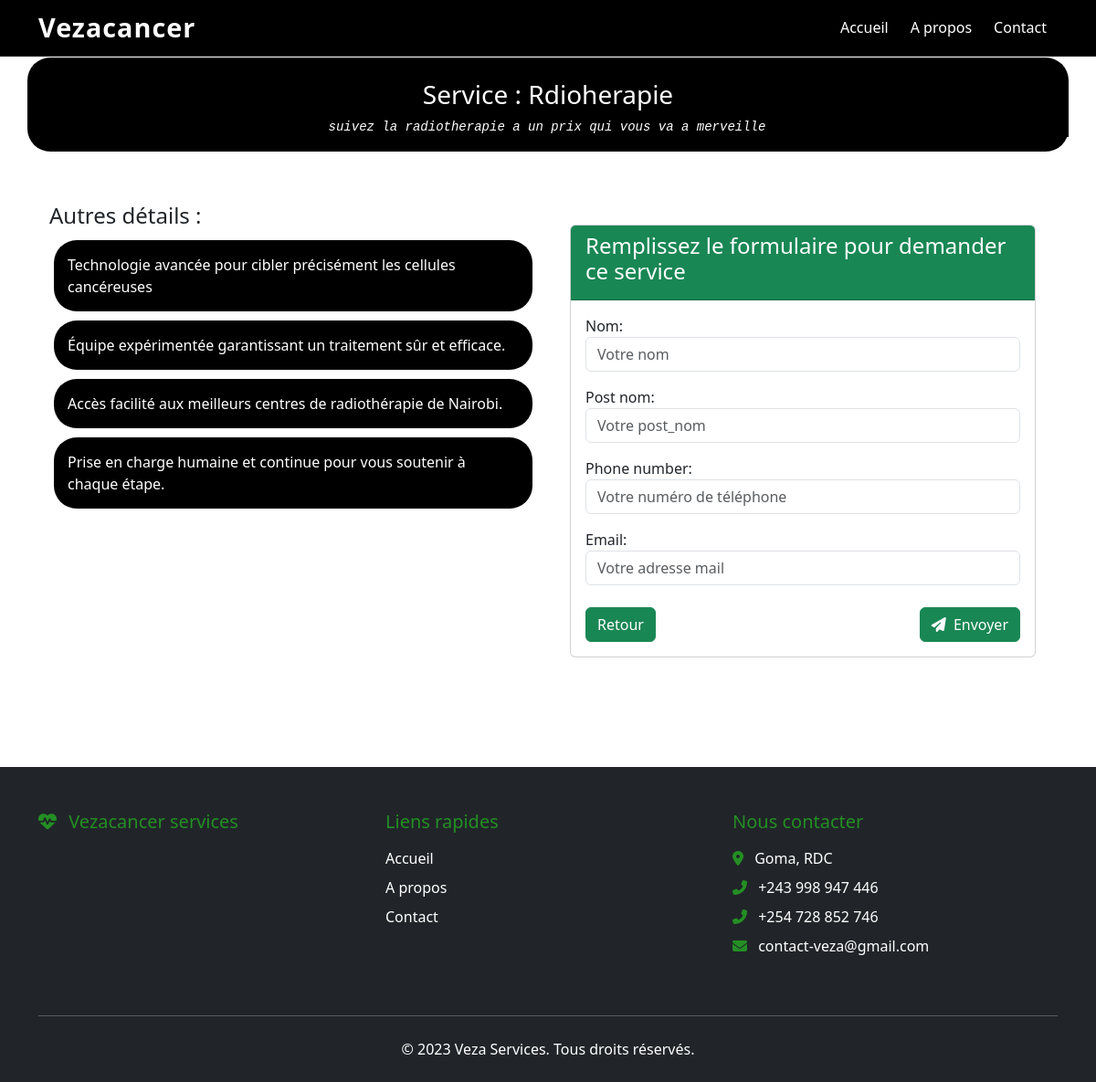
/service/4dea1c40-0403-47d7-9f97-4abc35b5c023/demander-service/, run on the app's committed database.
### app_sk/models.py (models this page shows, shortened)
class Service(models.Model):
    id = models.UUIDField(primary_key=True, default=uuid.uuid4, editable=False, unique=True)
    nom = models.CharField(max_length=50, blank=False, null=False)
    description = models.TextField(max_length=200, blank=False, null=False)
    phrasePhare = models.CharField(max_length=60, blank=True, null=True)
    disponible = models.BooleanField(default=False)
    image = models.ImageField(upload_to="services/", null=True, blank=True)
    prix1 = models.IntegerField(blank=True, null=True)
    prix2 = models.IntegerField(blank=True, null=True)

class DetailService(models.Model):
    id = models.UUIDField(primary_key=True, default=uuid.uuid4, editable=False, unique=True)
    service = models.ForeignKey(Service, on_delete=models.CASCADE, related_name="services", null=True)
    detail = models.CharField(max_length=100, blank=False, null=False)
    def __str__(self):
        return f"{self.detail}"

class DemanderServicer(models.Model):
    id = models.UUIDField(primary_key=True, default=uuid.uuid4, editable=False, unique=True)
    service = models.ForeignKey(Service, on_delete=models.CASCADE, related_name="demandeservices")
    nom = models.CharField(max_length=30, blank=False, null=False)
    post_nom = models.CharField(max_length=30, blank=False, null=False)
    phone_number = models.CharField(blank=False, null=False)
    email = models.EmailField(blank=False, null=False)
    date = models.DateTimeField(auto_now_add=True)

### app_sk/views.py (the view)
# urls.py: path('service/<uuid:service_id>/demander-service/', views.demander_service, name="demander_service"),
def demander_service(request, service_id):
    service = get_object_or_404(Service, id=service_id)
    details = service.services.all()
    if request.method == "POST" :
        form = DemandeServiceForm(request.POST)
        if form.is_valid():
            demande = form.save(commit=False)
            demande.service = service
            demande.save()
            cd = form.cleaned_data
            subject = f"Nouvelle demande de service : {service.nom}"
            message = (
                f"Nom : {cd.get('nom')}\n"
                f"Post-nom : {cd.get('post_nom')}\n"
                f"Email : {cd.get('email')}\n"
                f"Téléphone : {cd.get('phone_number')}\n"
                f"Service demandé : {service.nom}"
            )
            send_mail(subject, message, cd.get('email'), [settings.CONTACT_EMAIL])
            return redirect('app_sk:message_success')
    else :
        form = DemandeServiceForm()
    context = {
        'service': service,
        'details' : details,
        'form' : form
    }
    return render(request, 'app_sk/service/demanderservice.html', context)

### app_sk/forms.py
class DemandeServiceForm(ModelForm):
    class Meta:
        model = DemanderServicer
        fields = ['nom', 'post_nom', 'phone_number', 'email']
        widgets = {
            'nom': forms.TextInput(attrs={
                'class': 'form-control',
                'placeholder': 'Votre nom'
            }),
            'post_nom': forms.TextInput(attrs={
                'class': 'form-control',
                'placeholder': 'Votre post_nom'
            }),
            'phone_number': forms.TextInput(attrs={
                'class': 'form-control',
                'placeholder': 'Votre numéro de téléphone'
            }),
            'email': forms.TextInput(attrs={
                'class': 'form-control',
                'placeholder': 'Votre adresse mail'
            })
        }

### app_sk/templates/app_sk/service/demanderservice.html (shortened to what this page needs)
{% extends 'base.html' %}
{% load static %}
{% block content %}
<div class="container-fluid px-0">
    {% include 'nav.html' with current_page="service" %}
    <main class="container py-5 " style="margin-top: 15px;">
        <div class="row blackBack text-white text-center mb-2 coinRond-25">
            <h3 class="mt-4">Service : {{ service.nom }}</h3>
            <p class="small typewriter"><i>{{ service.description }}</i></p>
        </div>
        <div class="row justify-content-center">
            <div class="row g-4">
                <div class="col-md-6">
                    <h4>Autres détails :</h4>
                    {% if details %}
                        <div class="mb-5">
                            <ul class="list-group list-group-flush">
                                {% for detail in details %}
                                    <li class="detail-style list-unstyled">{{ detail }}</li>
                                {% endfor %}
                            </ul>
                        </div>
                    {% endif %}
                </div>
                <div class="col-md-6 p-4">
                   <div class="card">
                        <div class="card-header bg-success text-white">
                            <h4>Remplissez le formulaire pour demander ce service</h4>
                        </div>
                        <div class="card-body">
                            <form method="post">
                                <div class="mb-4">
                                    {{ form.as_p }}
                                </div>
                                <div class="d-flex flex-column flex-md-row justify-content-between gap-2">
                                    <button onclick="window.history.back()" class="btn btn-success">Retour</button>
                                    <button type="submit" class="btn btn-success">
                                        <i class="fas fa-paper-plane me-1"></i> Envoyer
                                    </button>
                                </div>
                            </form>
                        </div>
                   </div>
                </div>
            </div>
        </div>
    </main>
</div>
{% include 'footer.html' %}
{% endblock %}

### app_sk/templates/base.html (style rules this page uses)
body, html { height: 100%; display: flex; flex-direction: column; }
.container, .container-fluid { flex: 1; }

### app_sk/templates/app_sk/service/demanderservice.html (style rules this page uses)
.blackBack { background-color: black; }
.typewriter { display: inline-block; overflow: hidden; border-right: 2px solid #000; animation: typing 3s steps(40, end), blink 0.75s step-end infinite; font-family: monospace; max-width: 100%; }
.detail-style { border-radius: 25px; background-color: black; color: white; margin: 5px; padding: 15px; }
.coinRond-25 { border-radius: 25px; }

### data on the page
Service: nom "Rdioherapie", description "suivez la radiotherapie a un prix qui vous va a merveille"
DetailService: detail "Technologie avancée pour cibler précisément les cellules cancéreuses"
DetailService: detail "Équipe expérimentée garantissant un traitement sûr et efficace."
DetailService: detail "Accès facilité aux meilleurs centres de radiothérapie de Nairobi."
DetailService: detail "Prise en charge humaine et continue pour vous soutenir à chaque étape."
